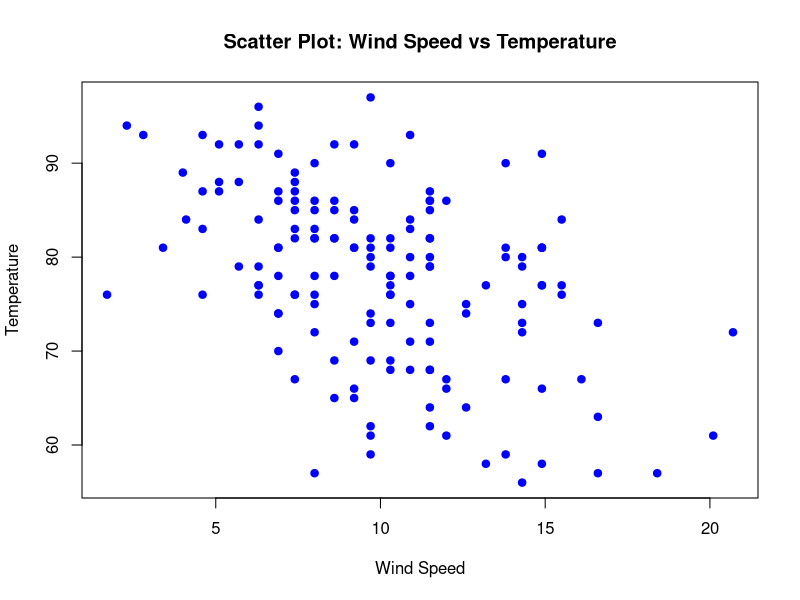

Generate this figure with R:
# Load the built-in airquality dataset
data(airquality)

# Display the first few rows of the airquality dataset
cat("First few rows of airquality dataset:\n")
print(head(airquality))

# i) Selecting using the column number (e.g., column 4: Wind, column 1: Ozone)
# Select the 4th column (Wind) and 1st column (Ozone)
wind_data <- airquality[, 4]  # Column 4 is 'Wind'
ozone_data <- airquality[, 1]  # Column 1 is 'Ozone'

cat("\nSelected using column number (Wind and Ozone):\n")
print(head(wind_data))
print(head(ozone_data))

# ii) Selecting using the column name (e.g., 'Wind' and 'Temp')
# Select columns by name
wind_data_by_name <- airquality$Wind
temp_data_by_name <- airquality$Temp

cat("\nSelected using column name (Wind and Temp):\n")
print(head(wind_data_by_name))
print(head(temp_data_by_name))

# iii) Create a scatter plot comparing Wind speed and Temperature
# Scatter plot of Wind vs Temperature
cat("\nCreating scatter plot of Wind vs Temperature:\n")
plot(airquality$Wind, airquality$Temp, 
     xlab = "Wind Speed", 
     ylab = "Temperature", 
     main = "Scatter Plot: Wind Speed vs Temperature", 
     col = "blue", 
     pch = 19)
